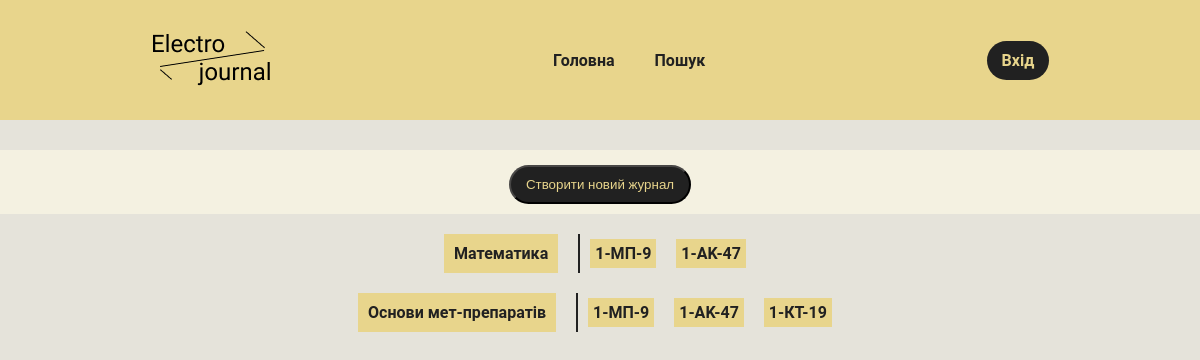
Screenshot of /journal/teacher-17/list/ with the database file from the repository.
### journal/models.py (models this page shows, shortened)
class Subject(models.Model):
    name = models.CharField(max_length=45, verbose_name="Назва предмету")
    slug = models.SlugField(max_length=45, unique=True, verbose_name="Ідентифікатор")
    short_name = models.CharField(max_length=33, verbose_name="Скорочена назва предмету")
    evaluation_system = models.ForeignKey("EvaluationSystem", on_delete=models.CASCADE, verbose_name="Система оцінювання")
    def __str__(self):
        return self.name

class GroupSubject(models.Model):
    group = models.ForeignKey('Group', on_delete=models.CASCADE, verbose_name="Група")
    subject = models.ForeignKey('Subject', on_delete=models.CASCADE, verbose_name="Предмет")
    amount_of_hours = models.PositiveIntegerField(verbose_name="Кількість годин")

class Group(models.Model):
    name = models.CharField(max_length=45, verbose_name="Назва групи")
    slug = models.SlugField(max_length=45, unique=True, verbose_name="URL")
    teacher = models.OneToOneField('Teacher', on_delete=models.CASCADE)
    def __str__(self):
        return self.name

### journal/views.py (the view, shortened to what this page needs)
# urls.py: path('journal/teacher-<int:teacher_pk>/list/', teacher_journal_list, name="teacher_journal_list"),
def teacher_journal_list(request, teacher_pk):
    teacher_subj_objs = TeacherSubject.objects.filter(teacher__pk=teacher_pk)
    replacement_objs = Replacement.objects.filter(teacher__pk=teacher_pk)
    subjects = dict()
    for obj in teacher_subj_objs:
        obj_subject = obj.group_subject.subject
        obj_group_subj = obj.group_subject
        if obj_subject in subjects:
            subjects[obj_subject].append({'group_subject': obj_group_subj, 'teacher_pk': obj.teacher.pk})
        else:
            subjects.update({obj_subject: [{'group_subject': obj_group_subj, 'teacher_pk': obj.teacher.pk}]})
    replacements = dict()
    context = {
        'title': 'Teacher journal list',
        'subject_list': Subject.objects.all(),
        'group_list': Group.objects.all(),
        'journal_create_form': JournalCreateForm,
        'replacements': replacements.items(),
        'subjects': subjects.items()
    }
    return render(request, 'journal/teacher_journals.html', context=context)

### journal/templates/journal/teacher_journals.html (shortened to what this page needs)
{% extends 'journal/base.html' %}
{% load journal_tags %}
{% block main %}
<div class="filters">
    <button class="openForm" data-class="journal_create">Створити новий журнал</button>
</div>
<div class="journal_list">
    {% for subj, info in subjects %}
    <div class="journal_list__item">
            <div class="journal_list__item_name">
                <b>{{ subj }}</b>
            </div>
            <ul class="journal_list__item_groups">
                {% for el in info %}
                    <li class="journal_list__item_groups_group">
                        <a class="journal_list__item_groups_group_name" href="{% url 'teacher_journal' el.teacher_pk el.group_subject.group.slug el.group_subject.subject.slug %}">{{ el.group_subject.group }}</a>
                    </li>
                {% endfor %}
            </ul>
    </div>
    {% endfor %}
</div>
{% endblock %}

### journal/static/journal/styles.css (style rules this page uses)
* { padding: 0; margin: 0; -webkit-box-sizing: border-box; box-sizing: border-box; }
a { background-color: transparent; color: inherit; text-decoration: none; font-weight: 600; }
li { list-style: none; }
html, body { font-family: 'Roboto'; font-style: normal; font-weight: 400; color: #212121; background-color: #E5E3DA; }
body { text-align: center; }
input[type=submit], .customize_input, button, input, select { margin: 5px auto 0 auto; padding: 10px 15px; background-color: #212121; border-color: #484746; border-radius: 25px; color: #E8D58C; -webkit-transition: .3s; transition: .3s; }
input[type=submit], button, select { cursor: pointer; }
.filters { background-color: #F4F1E1; padding: 10px 0; margin-bottom: 10px; text-align: center; }
.journal_list { display: -webkit-box; display: -ms-flexbox; display: flex; -webkit-box-orient: vertical; -webkit-box-direction: normal; -ms-flex-direction: column; flex-direction: column; -webkit-box-align: center; -ms-flex-align: center; align-items: center; }
.journal_list__item { margin: 10px 0; display: -webkit-inline-box; display: -ms-inline-flexbox; display: inline-flex; }
.journal_list__item_name { padding: 10px; background-color: #E8D58C; }
.journal_list__item_groups { display: -webkit-box; display: -ms-flexbox; display: flex; margin-left: 20px; border-left: 2px solid #212121; -webkit-box-align: center; -ms-flex-align: center; align-items: center; }
.journal_list__item_groups_group { padding: 5px; margin: 0 10px; background-color: #E8D58C; -webkit-transition: .3s; transition: .3s; }
.journal_list__item_groups_group_name { cursor: pointer; }

### rows the page displays
Subject: name "Математика"
GroupSubject: group_subject.group "1-МП-9"
GroupSubject: group_subject.group "1-AK-47"
Subject: name "Основи мет-препаратів"
GroupSubject: group_subject.group "1-МП-9"
GroupSubject: group_subject.group "1-AK-47"
GroupSubject: group_subject.group "1-КТ-19"
